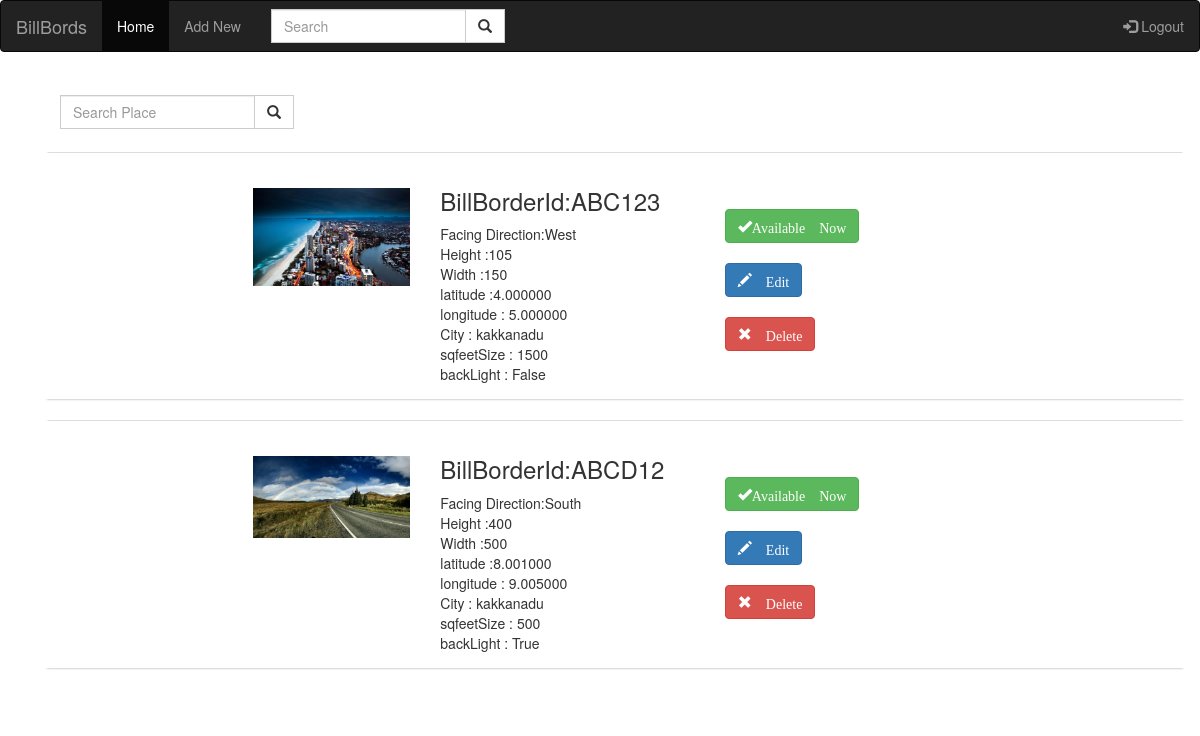
The app's page / (signed in) with its own data.
### boards/models.py (models this page shows, shortened)
class BillBoard(models.Model):
    boardId = models.CharField(max_length=20, unique=True)
    imglink = models.ImageField(upload_to='board_pics', null=False)
    facingDirection = models.CharField(choices=DIRECTION_CHOICES, default="North", max_length=50)
    height = models.IntegerField()
    width = models.IntegerField()
    latitude = models.DecimalField(max_digits=9, decimal_places=6)
    longitude = models.DecimalField(max_digits=9, decimal_places=6)
    city = models.CharField(max_length=100)
    sqfeetSize = models.IntegerField()
    backLight = models.BooleanField()
    available = models.BooleanField()

### user/views.py (the view)
# urls.py: path('',views.BillBordListView.as_view(), name='BillBord_list'),
class BillBordListView(LoginRequiredMixin, ListView):
    model = BillBoard
    template_name = 'user/home.html'  # <app>/<model>_<viewtype>.html
    queryset = BillBoard.objects.all()
    context_object_name = 'BillBord_list'
    paginate_by = 3
    ordering = ['city']
    def get_queryset(self):
        return BillBoard.objects.all().order_by('city')

### templates/user/home.html (shortened to what this page needs)
{% extends 'base.html' %}
{% load static %}
{% block content %}
<div class="row panel-body" style="background: white">
    <div class="col-sm-12" style="background: white; float:right">
    <form class="navbar-form navbar-left" method="GET" action ="{% url 'user:filter_BillBoard'%}">
        <div class="input-group">
          <div class="input-group-btn">
                  <input type="text" class="form-control" placeholder="Search Place" name="search">
                  <button class="btn btn-default" type="submit">
                    <i class="glyphicon glyphicon-search"></i>
                  </button>
          </div>
        </div>
      </form>
    </div>
  </div>
  <div class="container">
  {% for item in BillBord_list%}
  <div class="panel-group">
      <div class="panel panel-default">
        <div class="row panel-body" style="background: white">
        <div class="col-sm-4" style="background: white; justify-content:right">
            <article class="media content-section" id ="media_content_section">
              <br/>
                <img class="rounded mx-auto d-block" style="float: right;" src="{{ item.imglink.url }}" width="45%" height="20%" style="justify-content:right;">
            </article>
        </div>
        <div class="col-sm-3" style=" justify-content:left;background: white ;">
        <h3>BillBorderId:{{ item.boardId }}</h3>   Facing Direction:{{ item.facingDirection}}<br/>
        Height :{{ item.height }}<br/>
        Width :{{ item.width }}<br/>
        latitude :{{ item.latitude }}<br/>
        longitude : {{item.longitude }}<br/>
        City : {{ item.city }}<br/>
        sqfeetSize : {{ item.sqfeetSize }}<br/>
        backLight : {{ item.backLight }}<br/>
      </div>
      <div class="col-sm-2" style="background: white ; justify-content:left">
          <br/><br/>
          {% if item.available == True %}
            <button class="btn btn-success glyphicon glyphicon-ok faa-flash animated">Available Now</button><br/><br/>
          {% endif %}
          <form type="submit" method="GET" action ="{% url 'user:edit_BillBoard' item.id %}">
            <button type="submit" class="btn btn-primary glyphicon glyphicon-pencil">
              Edit
            </button>
          </form><br/>
        <form type="submit" method="POST" action ="{% url 'user:delete_BillBoard' item.id %}" onclick="return confirm('Do you really want to delete this BillBoard?');">
            <button type="submit" class="btn btn-danger glyphicon glyphicon-remove">
                Delete
            </button>
        </form>
      </div>
      </div>
    </div>
  </div>
  {% endfor %}
</div>
<br/>
{% endblock content %}

### templates/base.html (shortened to what this page needs)
{% load static %}
<!DOCTYPE html>
<html lang="en">
<head>
  <link rel="stylesheet" href="https://maxcdn.bootstrapcdn.com/bootstrap/3.4.0/css/bootstrap.min.css">
</head>
<body>
  {% if user.is_authenticated %}
<nav class="navbar navbar-inverse">
  <div class="container-fluid">
    <div class="navbar-header">
      <a class="navbar-brand" href="{% url 'user:BillBord_list' %}">BillBords</a>
    </div>
    <ul class="nav navbar-nav">
      <li class="active"><a href="{% url 'user:BillBord_list' %}">Home</a></li>
      <li><a href="{% url 'user:create_BillBord' %}">Add New</a></li>
    </ul>
    <form class="navbar-form navbar-left" method="GET" action ="{% url 'user:search_BillBoard'%}">
      <div class="input-group">
        <div class="input-group-btn">
                <input type="text" class="form-control" placeholder="Search " name="search">
                <button class="btn btn-default" type="submit">
                  <i class="glyphicon glyphicon-search"></i>
                </button>
        </div>
      </div>
    </form>
    <ul class="nav navbar-nav navbar-right">
        {% if user.is_authenticated %}
      <li><a href="{% url 'user:logout' %}"><span class="glyphicon glyphicon-log-in"></span> Logout</a></li>
      {% else %}
      <li><a href="{% url 'user:login' %}"><span class="glyphicon glyphicon-log-in"></span> Login</a></li>
      {% endif %}
    </ul>
  </div>
</nav>
{% endif %}
    <div class="container">
        {% block content %}
        {% endblock content %}
    </div>
<br/>
</body>
</html>

### records on screen
BillBoard: imglink (picture), boardId "ABC123", facingDirection "West", height "105", width "150", latitude "4.000000", longitude "5.000000", city "kakkanadu", sqfeetSize "1500", backLight "False", available "Available Now"
BillBoard: imglink (picture), boardId "ABCD12", facingDirection "South", height "400", width "500", latitude "8.001000", longitude "9.005000", city "kakkanadu", sqfeetSize "500", backLight "True", available "Available Now"
